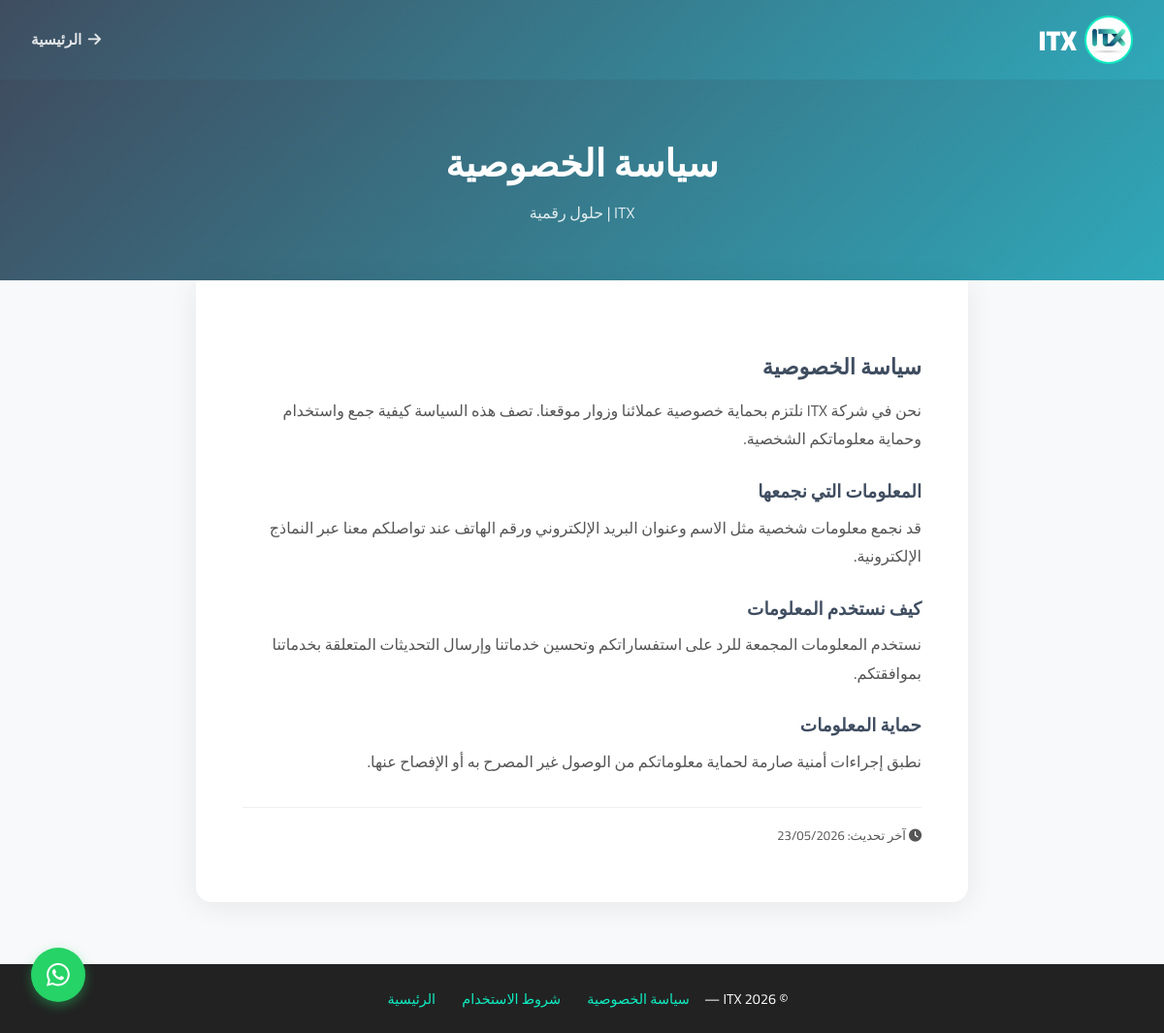
Screenshot of /page.php?slug=privacy with the database file from the repository.
### tables this page shows
CREATE TABLE IF NOT EXISTS `content_pages` (
  `id` int NOT NULL AUTO_INCREMENT,
  `slug` varchar(100) NOT NULL,
  `title` varchar(255) NOT NULL,
  `content` longtext,
  `updated_at` timestamp NULL DEFAULT CURRENT_TIMESTAMP ON UPDATE CURRENT_TIMESTAMP,
  PRIMARY KEY (`id`),
  UNIQUE KEY `slug` (`slug`)
);

### page.php (the view, shortened to what this page needs)
<?php
function e($s): string { return htmlspecialchars((string)($s ?? ''), ENT_QUOTES, 'UTF-8'); }
$slug = $_GET['slug'] ?? '';
$page     = null;
$settings = [];
try {
    $pdo   = getDB();
    $stmt  = $pdo->prepare("SELECT * FROM content_pages WHERE slug = ?");
    $stmt->execute([$slug]);
    $page  = $stmt->fetch() ?: null;
    $rows     = $pdo->query("SELECT setting_key, setting_value FROM site_settings")->fetchAll();
    $settings = array_column($rows, 'setting_value', 'setting_key');
} catch (\Exception $ex) {}
$gs = fn($k, $d = '') => $settings[$k] ?? $d;
$site_name    = $gs('site_name',    'ITX');
$site_tagline = $gs('site_tagline', 'حلول برمجية وتركيب كاميرات أمان');
$logo_path    = $gs('site_logo',    'logo.jpeg');
$wa_number    = $gs('whatsapp_number', '966501234567');
$wa_msg       = $gs('whatsapp_msg',    'مرحباً، أود التواصل معكم');
$defaults = [
    'privacy' => ['title' => 'سياسة الخصوصية', 'content' => '<p>لم يتم إضافة محتوى سياسة الخصوصية بعد.</p>'],
    'terms'   => ['title' => 'شروط الاستخدام',  'content' => '<p>لم يتم إضافة محتوى شروط الاستخدام بعد.</p>'],
];
$page_title   = $page['title']   ?? $defaults[$slug]['title'];
$page_content = $page['content'] ?? $defaults[$slug]['content'];
?>
<!DOCTYPE html>
<html lang="ar" dir="rtl">
<head>
    <link href="https://cdnjs.cloudflare.com/ajax/libs/font-awesome/6.4.0/css/all.min.css" rel="stylesheet">
</head>
<body>
    <header>
        <nav>
            <a href="index.php" class="logo">
                <img src="<?= e($logo_path) ?>" alt="<?= e($site_name) ?>">
                <span><?= e($site_name) ?></span>
            </a>
            <a href="index.php" class="back-link">
                <i class="fas fa-arrow-right"></i> الرئيسية
            </a>
        </nav>
    </header>
    <div class="page-hero">
        <h1><?= e($page_title) ?></h1>
        <p><?= e($site_name) ?> | <?= e($site_tagline) ?></p>
    </div>
    <div style="max-width:860px;margin:0 auto;padding:0 2rem;">
        <div class="page-body">
            <?= $page_content ?>
            <p class="last-updated"><i class="fas fa-clock"></i> آخر تحديث: <?= date('d/m/Y') ?></p>
        </div>
    </div>
    <footer>
        <p>
            &copy; <?= date('Y') ?> <?= e($site_name) ?> &mdash;
            <a href="page.php?slug=privacy">سياسة الخصوصية</a>
            <a href="page.php?slug=terms">شروط الاستخدام</a>
            <a href="index.php">الرئيسية</a>
        </p>
    </footer>
    <a href="https://wa.me/<?= e($wa_number) ?>?text=<?= rawurlencode($wa_msg) ?>"
       class="btn-whatsapp" title="واتساب" target="_blank" rel="noopener">
        <i class="fab fa-whatsapp"></i>
    </a>
</body>
</html>

### page.php (style rules this page uses)
* { margin: 0; padding: 0; box-sizing: border-box; }
body { font-family: 'Cairo', sans-serif; background: #f8f9fa; color: #333; line-height: 1.6; }
html { scroll-behavior: smooth; }
header { background: linear-gradient(135deg,#3F4D60 0%,#2FA8B9 100%); color: white; padding: 1rem 0; box-shadow: 0 2px 10px rgba(0,0,0,.1); }
nav { max-width: 1200px; margin: 0 auto; display: flex; justify-content: space-between; align-items: center; padding: 0 2rem; }
.logo { font-size: 1.8rem; font-weight: 900; display: flex; align-items: center; gap: .5rem; text-decoration: none; color: white; }
.logo img { height: 50px; width: 50px; border-radius: 50%; object-fit: cover; border: 2px solid #0FECC1; background: white; padding: 2px; }
.back-link { color: rgba(255,255,255,.85); text-decoration: none; font-weight: 600; font-size: .95rem; display: flex; align-items: center; gap: .4rem; transition: color .2s; }
.page-hero { background: linear-gradient(135deg,#3F4D60 0%,#2FA8B9 100%); color: white; padding: 3.5rem 2rem; text-align: center; margin-bottom: 0; }
.page-hero h1 { font-size: 2.4rem; font-weight: 900; }
.page-hero p { opacity: .85; margin-top: .5rem; font-size: 1rem; }
.page-body { background: white; border-radius: 0 0 16px 16px; box-shadow: 0 4px 30px rgba(0,0,0,.08); padding: 2.5rem 3rem; margin: 0 auto; max-width: 860px; }
.page-body h2 { font-size: 1.4rem; color: #3F4D60; margin: 2rem 0 .75rem; font-weight: 700; }
.page-body h3 { font-size: 1.15rem; color: #3F4D60; margin: 1.5rem 0 .5rem; font-weight: 700; }
.page-body p { color: #555; line-height: 1.85; margin-bottom: 1rem; }
.last-updated { font-size: .82rem; color: #bbb; margin-top: 2rem; padding-top: 1rem; border-top: 1px solid #f0f0f0; }
footer { background: #222; color: white; text-align: center; padding: 1.5rem; font-size: .9rem; margin-top: 4rem; }
footer a { color: #0FECC1; text-decoration: none; margin: 0 .75rem; }
.btn-whatsapp { position: fixed; bottom: 2rem; left: 2rem; width: 56px; height: 56px; background: #25d366; color: white; border-radius: 50%; display: flex; align-items: center; justify-content: center; font-size: 1.7rem; box-shadow: 0 4px 12px rgba(37,211,102,.4); text-decoration: none; z-index: 999; transition: all .3s ease; }

### rows the page displays
content_pages: title "سياسة الخصوصية", content "سياسة الخصوصية نحن في شركة ITX نلتزم بحماية خصوصية عملائنا وزوار موقعنا. تصف هذه السياسة كيفية جمع واستخدام وحماية معلوماتكم الشخصية. المعلومات التي نجمعها قد نجمع معلومات شخصية مثل الاسم وعنوان البريد الإلكتروني ورقم الهاتف عند تواصلكم معنا عبر النماذج الإلكترونية. كيف نستخدم المعلومات نستخدم المعلومات المجمعة للرد على استفساراتكم وتحسين خدماتنا وإرسال التحديثات المتعلقة بخدماتنا بموافقتكم. حماية المعلومات نطبق إجراءات أمنية صارمة لحماية معلوماتكم من الوصول غير المصرح به أو الإفصاح عنها."

### other values shown
$site_name "ITX"
$site_tagline "حلول رقمية"
